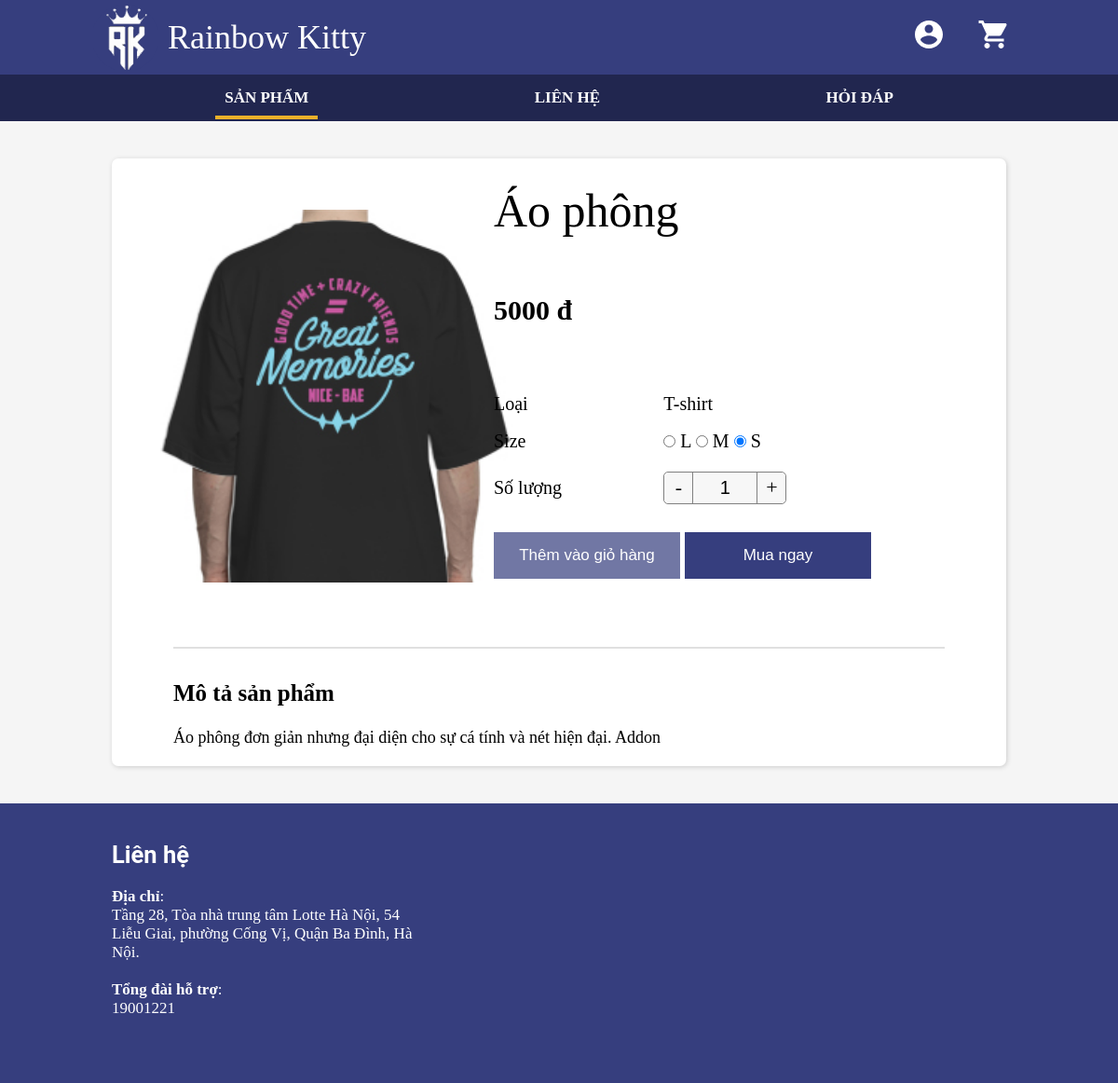
The app's page /public/display-item-details.php?id=1 with its own data.
### tables this page shows
CREATE TABLE `items` (
  `id` int(11) NOT NULL,
  `name` varchar(50) NOT NULL,
  `picture` varchar(100) DEFAULT NULL,
  `price` int(11) NOT NULL,
  `description` varchar(500) DEFAULT NULL,
  `id_type` int(11) NOT NULL,
  `id_color` int(11) NOT NULL
);

CREATE TABLE `item_types` (
  `id` int(11) NOT NULL,
  `type` varchar(50) NOT NULL
);

CREATE TABLE `item_details` (
  `id_item` int(11) NOT NULL,
  `id_size` int(11) NOT NULL,
  `amount` int(11) NOT NULL
);

CREATE TABLE `item_sizes` (
  `id` int(11) NOT NULL,
  `size` varchar(20) NOT NULL
);

### config/db.php (called while the page is built, shortened)
<?php
function sql_query(string $query_msg) {
    $connect = mysqli_connect(
        SERVER_NAME,
        USERNAME,
        PASSWORD,
        DB_NAME
    );
    mysqli_set_charset($connect, "utf8");
    $result = mysqli_query($connect, $query_msg) or trigger_error(mysqli_error($connect), E_USER_ERROR);
    return $result;
}

### public/display-item-details.php (the view, shortened to what this page needs)
<?php
    $root_path = $_SERVER["DOCUMENT_ROOT"];
    require_once($root_path . "/config/db.php");
    $item_id = $_GET['id'];
    $item = sql_query("
        SELECT *
        FROM items
        WHERE id = '$item_id';
    ");
    $item = mysqli_fetch_array($item);
    $item_type = sql_query("
        SELECT type
        FROM item_types
        WHERE id = {$item["id_type"]};
    ");
    $item_type = mysqli_fetch_array($item_type)["type"];
    $item_sizes = sql_query("
        SELECT id_size
        FROM item_details
        WHERE id_item = $item_id;
    ");
?>
<!DOCTYPE html>
<html lang="en">
<head>
    <link rel="stylesheet" href="/public/templates/css/all.css">
</head>
<body>
    <?php include_once($root_path . "/public/templates/header.php"); ?>
    <?php include_once($root_path . "/public/templates/menu.php"); ?>
    <div id="page-item">
        <div id="item-img">
            <div class="item-image">
            </div>
        </div>
        <div id="item-detail">
            <form action="/public/templates/add-item-to-cart.php" method="POST">
                <table style="height: 100%; width: 100%;">
                    <tr class="item-name">
                        <td colspan="3">
                            <span style="font-size: 50px;">
                                <?= $item["name"] ?>
                            </span>
                        </td>
                    </tr>
                    <tr class="item-price">
                        <td colspan="3">
                            <b>
                                <span style="font-size: 30px; vertical-align: top;">
                                    <?= $item["price"] ?> đ
                                </span>
                            </b>
                        </td>
                    </tr>
                    <tr class="item-type">
                        <td>
                            <span">Loại</span>
                        </td>
                        <td>
                            <span><?= $item_type ?></span>
                        </td>
                    </tr>
                    <tr class="item-size">
                        <td>
                            <span>Size</span>
                        </td>
                        <td colspan="2">
                            <?php foreach ($item_sizes as $item_size) : ?>
                                <?php
                                    $size_name = sql_query("
                                        SELECT size
                                        FROM item_sizes
                                        WHERE id = {$item_size["id_size"]};
                                    ");
                                    $size_name = mysqli_fetch_array($size_name)["size"];
                                ?>
                                <label id="<?php echo $item_size['size']; ?>">
                                    <input type="radio" name="size_id" value="<?php echo $item_size['id_size']; ?>" id="<?php echo $size_names; ?>" checked>
                                    <?php echo " ", $size_name; ?>
                                </label>
                            <?php endforeach ?>
                        </td>
                    </tr>
                    <tr class="item-number">
                        <td>
                            <span>Số lượng</span>
                        </td>
                        <td>
                            <span style="display: inline-block; border-radius: 5px; border: 1px gray solid;">
                                <div style="display: flex; justify-content: space-around;">
                                    <a onclick="change_amount(0)" class="btn-amount" style="border-radius: 5px 0 0 5px;">
                                        -
                                    </a>
                                    <input id="input-amount" class="input-amount" type="text" name="amount" value="1" readonly>
                                    <a onclick="change_amount(1)" class="btn-amount" style="border-radius: 0 5px 5px 0;">
                                        +
                                    </a>
                                </div>
                            </span>
                        </td>
                    </tr>
                    <tr class="div-buy-item">
                        <td colspan="3">
                                <button type="submit" class="add-to-cart" onclick="return add_item_to_cart(0)">Thêm vào giỏ hàng</button>
                            <button type="submit" class="move-to-cart" onclick="return add_item_to_cart(1)">Mua ngay</button>
                        </td>
                    </tr>
                </table>
            </form>
        </div>
        <div id="div-line">
            <div style="width: 90%; border-top: 2px #e0e0e0 solid;">
            </div>
        </div>
        <div id="div-description">
            <div style="width: 90%;">
                <span style="font-size: 25px; font-weight: bold;">Mô tả sản phẩm</span>
                <br><br>
                <span style="font-size: 18px;"><?php echo $item['description']; ?></span>
            </div>
        </div>
    </div>
    <?php include_once($root_path . "/public/templates/footer.php"); ?>
</body>
</html>

### public/templates/css/all.css (style rules this page uses)
* { margin: 0; padding: 0; list-style: none; text-decoration: none; box-sizing: border-box; }
html { scroll-behavior: smooth; }
body { font-size: 17px; background-color: #f5f5f5; }

### records on screen
items: name "Áo phông", price "5000", description "Áo phông đơn giản nhưng đại diện cho sự cá tính và nét hiện đại. Addon"
item_types: type "T-shirt"
item_details: id_size.size "L"
item_details: id_size.size "M"
item_details: id_size.size "S"
